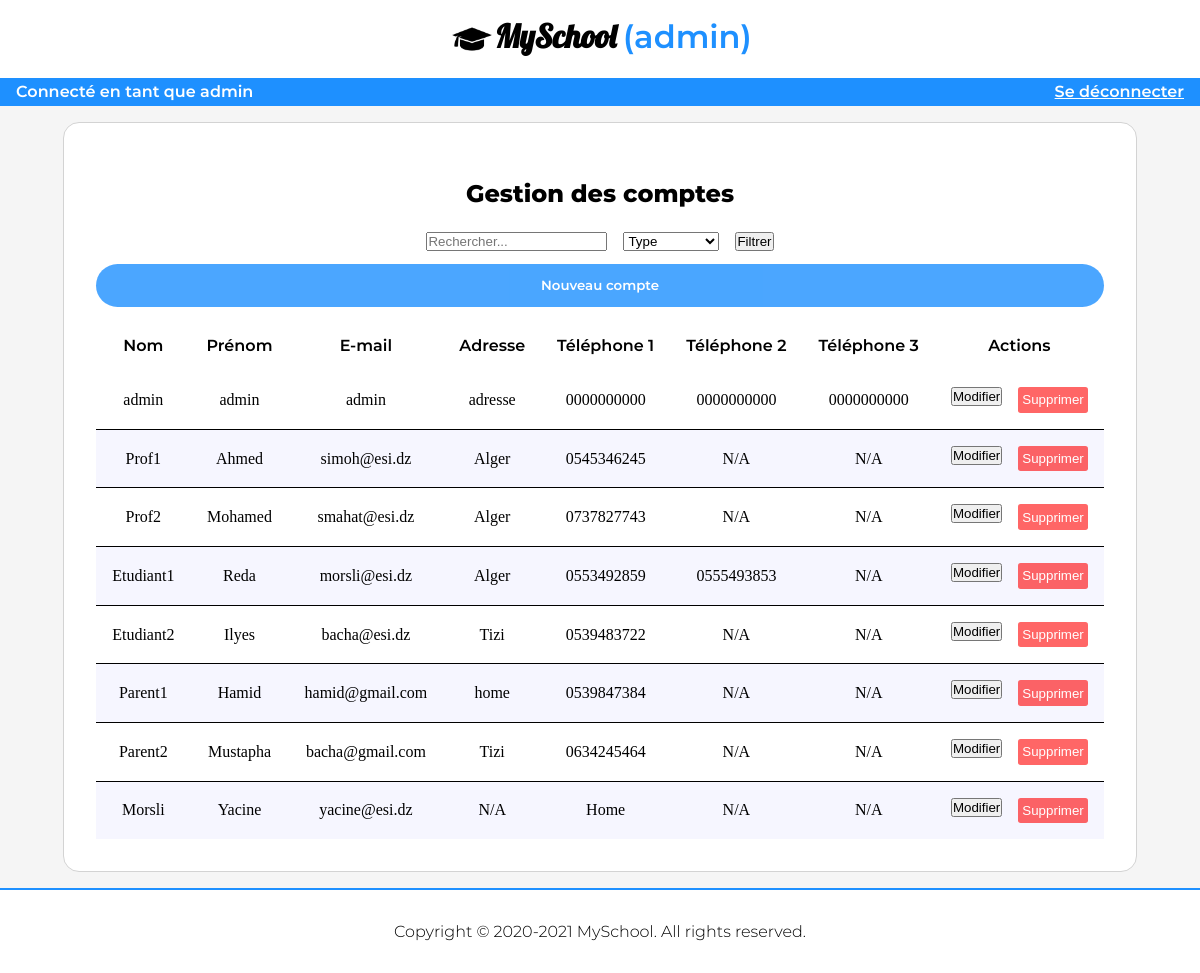
Before: /admin_accounts (signed in) with the older database file.
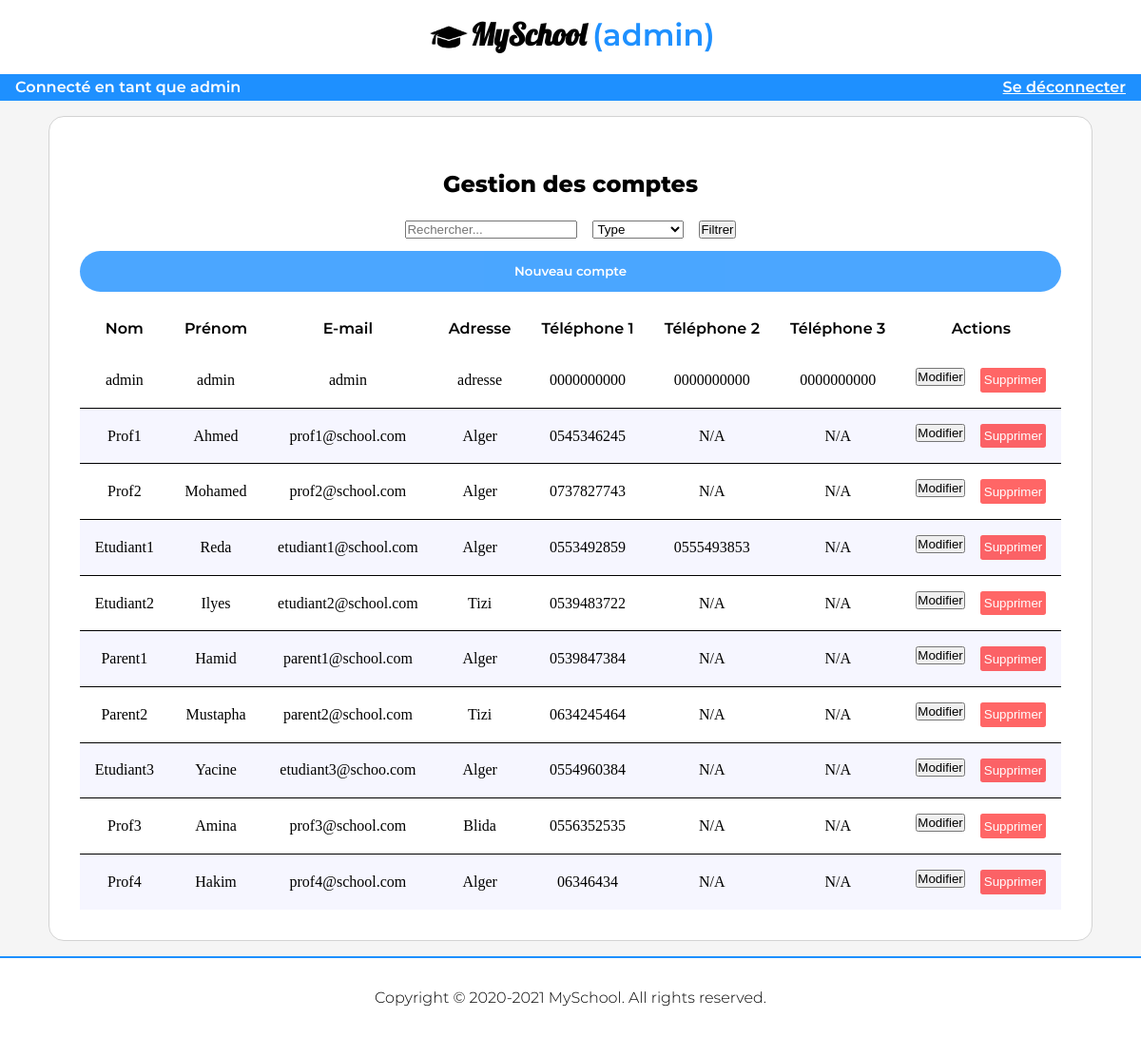
After: the same page with the newer database file.
### tables this page shows
CREATE TABLE `Person` (
  `id` int(16) NOT NULL,
  `last_name` varchar(20) NOT NULL,
  `first_name` varchar(20) NOT NULL,
  `address` varchar(50) NOT NULL,
  `phone1` varchar(16) NOT NULL,
  `phone2` varchar(16) DEFAULT NULL,
  `phone3` varchar(16) DEFAULT NULL,
  `mail` varchar(30) NOT NULL,
  `passwd_hash` varchar(32) NOT NULL DEFAULT 'd41d8cd98f00b204e9800998ecf8427e'
);

### controllers/AdminController.php (called while the page is built, shortened)
<?php
abstract class AdminController {
    public function render(string $file, array $data = []){
        extract($data);
        require_once(ROOT.'views/'.strtolower(get_class($this)).'/'.$file.'.php');
        require_once(ROOT.'views/layouts/admin.php');
    }
}

### controllers/Admin_accounts.php (called while the page is built, shortened)
<?php
class Admin_accounts extends AdminController{
    public function index(string $order = "", string $search = ""){
        if(!isset($_POST['type'])){
            $persons = $this->AccountModel->getPersons($order, $search);
        }
        $this->render('index', compact('persons'));
    }
}

### models/AccountModel.php (called while the page is built, shortened)
<?php
class AccountModel extends Model{
    public function getPersons(string $order = "", string $search = ""){
        $sql = "SELECT * FROM ".$this->personTable;
        return $this->requestAll($sql);
    }
}

### models/Model.php (called while the page is built, shortened)
<?php
abstract class Model {
    private $host = 'localhost';
    private $db_name = "tdw";
    private $username = "root";
    private $password = "";
    protected $_connexion;
    public function getConnection(){
        $this->_connexion = null;
        try{
            $dsn = "mysql:dbname=".$this->db_name."; host=".$this->host.";";
            $this->_connexion = new PDO($dsn, $this->username, $this->password);
            $this->_connexion->exec('set names utf8');
        }catch(PDOException $e){
            echo 'Erreur de connexion : '.$e->getMessage();
        }
    }
    public function requestAll(string $sql){
        $query = $this->_connexion->prepare($sql);
        try{
            $query->execute();
        }catch(PDOException $e){
            echo $e->getMessage();
        }
        return $query->fetchAll();
    }
}

### views/admin_accounts/index.php (the view, shortened to what this page needs)
<section>
    <h1>Gestion des comptes</h1>
    <form method='post' class="hform">
        <input type="search" name="search" id="search" placeholder="Rechercher..." <?php if(isset($_POST['search'])) echo "value=\"".$_POST['search']."\""; ?>">
        <select name="type" id="type" value="<?= $_POST['type'] ?>">
            <option value="type" selected hidden disabled>Type</option>
        </select>
        <input type="submit" value="Filtrer">
    </form>
    <form method="post" action="<?= PRE ?>/admin_accounts/new">
        <input type="submit" value="Nouveau compte" class="new">
    </form>
    <table class="admin_table">
        <thead>
            <th>Nom</th>
            <th>Prénom</th>
            <th>E-mail</th>
            <th>Adresse</th>
            <th>Téléphone 1</th>
            <th>Téléphone 2</th>
            <th>Téléphone 3</th>
            <th>Actions</th>
        </thead>
        <tbody>
            <?php foreach($persons as $person): ?>
                <tr>
                    <td>
                        <?= $person['last_name'] ?>
                    </td>
                    <td>
                        <?= $person['first_name'] ?>
                    </td>
                    <td>
                        <?= $person['mail'] ?>
                    </td>
                    <td>
                        <?= $person['address'] ?>
                    </td>
                    <td>
                        <?= $person['phone1'] ?>
                    </td>
                    <td>
                        <?= $person['phone2'] ?>
                    </td>
                    <td>
                        <?= $person['phone3'] ?>
                    </td>
                    <td>
                        <div class="actions">
                            <form method="post" action="admin_accounts/edit/<?= $person['id'] ?>">
                                <input type="submit" value="Modifier" class="edit">
                            </form>
                            <form method="post" action="<?= PRE ?>/admin_accounts/delete/<?= $person['id'] ?>">
                                <input type="submit" value="Supprimer" class="delete">
                            </form>
                        </div>
                    </td>
                </tr>
            <?php endforeach; ?>
        </tbody>
    </table>
</section>

Changed rows visible on the page:
changed person "Prof1": mail "simoh@esi.dz" → "prof1@school.com"
changed person "Prof2": mail "smahat@esi.dz" → "prof2@school.com"
changed person "Etudiant1": mail "morsli@esi.dz" → "etudiant1@school.com"
changed person "Etudiant2": mail "bacha@esi.dz" → "etudiant2@school.com"
changed person "Parent1": mail "hamid@gmail.com" → "parent1@school.com"; address "home" → "Alger"
changed person "Parent2": mail "bacha@gmail.com" → "parent2@school.com"
changed person "Yacine": last_name "Morsli" → "Etudiant3"; mail "yacine@esi.dz" → "etudiant3@schoo.com"; address "N/A" → "Alger"; phone1 "Home" → "0554960384"
added person: last_name "Prof3", first_name "Amina", mail "prof3@school.com", address "Blida", phone1 "0556352535", phone2 "N/A", phone3 "N/A"
added person: last_name "Prof4", first_name "Hakim", mail "prof4@school.com", address "Alger", phone1 "06346434", phone2 "N/A", phone3 "N/A"
